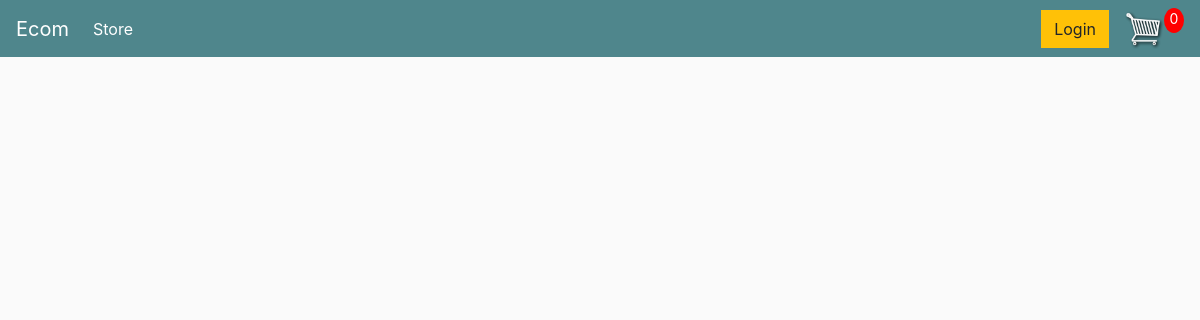
/, run on an earlier commit of the app's database.
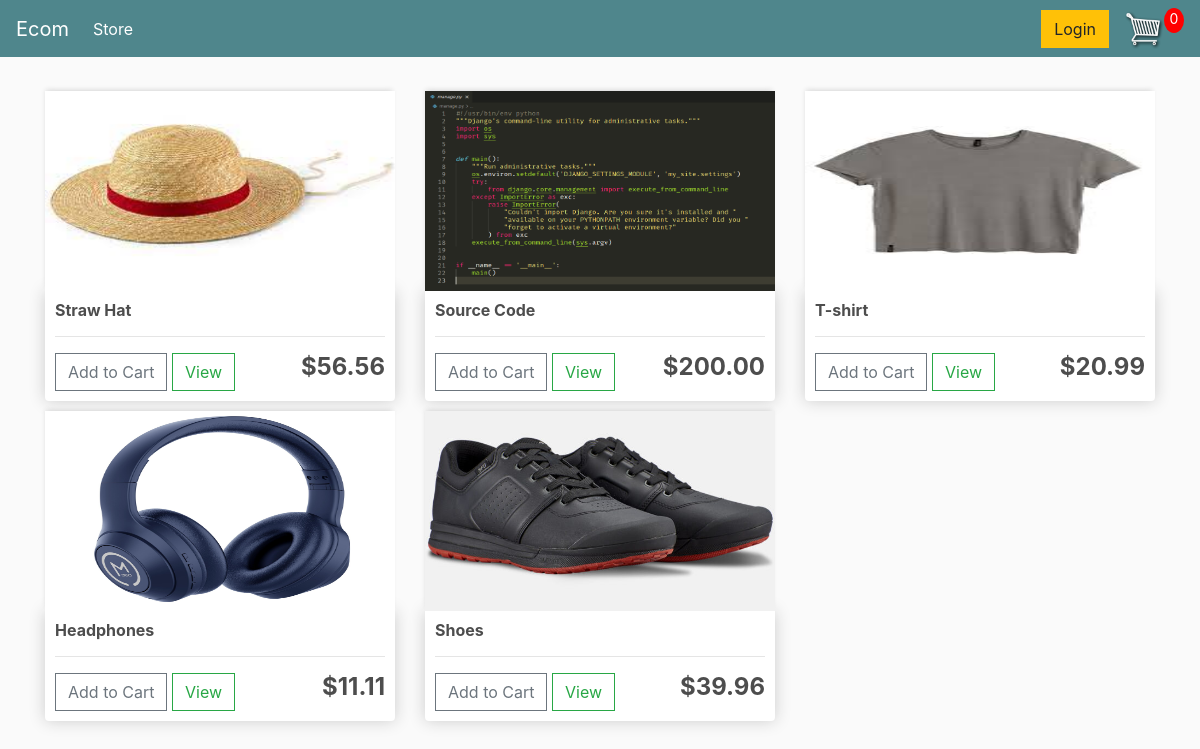
And on a later commit of the database.
### store/models.py (models this page shows, shortened)
class Product(models.Model):
    name = models.CharField(max_length=200)
    price = models.FloatField()
    digital = models.BooleanField(default=False, null=True, blank=True)
    image = models.ImageField(null=True, blank=True)

### store/views.py (the view)
# urls.py: path('', views.index, name="store"),
def index(request):
    products = Product.objects.all()
    context = {'products':products}
    return render(request, 'store/store.html', context)

### store/templates/store/store.html
{% extends "store/main.html" %}
{% load static %}
{% block content %}
<div class="row">
    {% for product in products %}
	<div class="col-lg-4">
		<img class="thumbnail" src="{{ product.image.url }}">
        <div class="box-element product">
            <h6><strong>{{ product.name }}</strong></h6>
            <hr>
            <button  class="btn btn-outline-secondary add-btn">Add to Cart</button>
            <a class="btn btn-outline-success" href="#">View</a>
            <h4 style="display: inline-block; float: right"><strong>${{ product.price|floatformat:2 }}</strong></h4>
        </div>
	</div>
    {% endfor %}
</div>
{% endblock content %}

### store/templates/store/main.html (shortened to what this page needs)
<!DOCTYPE html>
{% load static %}
<html>
<head>
	<link rel="stylesheet" href="https://stackpath.bootstrapcdn.com/bootstrap/4.4.1/css/bootstrap.min.css">
	<link rel="stylesheet" type="text/css" href="{% static 'css/main.css' %}">
</head>
<body>
	<nav class="navbar navbar-expand-lg navbar-dark bg-dark">
	  <a class="navbar-brand" href="{% url 'store' %}">Ecom</a>
	  <div class="collapse navbar-collapse" id="navbarSupportedContent">
	    <ul class="navbar-nav mr-auto">
	      <li class="nav-item active">
	        <a class="nav-link" href="{% url 'store' %}">Store <span class="sr-only">(current)</span></a>
	      </li>
	    </ul>
	    <div class="form-inline my-2 my-lg-0">
	     	<a href="#"class="btn btn-warning">Login</a>
	     	<a href="{% url 'cart' %}">
	    		<img  id="cart-icon" src="{% static 'img/cart.png' %} " class="img-fluid" style="width: 40px">
	    	</a>
	    	<p id="cart-total">0</p>
	    </div>
	  </div>
	</nav>
     <div class="container">
            <br>
            {% block content %}
            {% endblock content %}
         </div>
</body>
</html>

### static/css/main.css (style rules this page uses)
body { background-color: hsl(0, 0%, 98%); }
h1,h2,h3,h4,h5,h6 { color:hsl(0, 0%, 30%); }
.box-element { box-shadow:hsl(0, 0%, 80%) 0 0 16px; background-color: #fff; border-radius: 4px; padding: 10px; }
.thumbnail { width: 100%; height: 200px; -webkit-box-shadow: -1px -3px 5px -2px rgba(214,214,214,1); -moz-box-shadow: -1px -3px 5px -2px rgba(214,214,214,1); box-shadow: -1px -3px 5px -2px rgba(214,214,214,1); }
.product { border-radius: 0 0 4px 4px; }
.bg-dark { background-color: #4f868c!important; }
#cart-icon { width:25px; display: inline-block; margin-left: 15px; }
#cart-total { display: block; text-align: center; color:#fff; background-color: red; width: 20px; height: 25px; border-radius: 50%; font-size: 14px; }
.col-lg-4, .col-lg-6, .col-lg-8, .col-lg-12 { margin-top: 10px; }
.btn { border-radius: 0; }

What changed in the data, as far as the page shows it:
added Product: image (picture), name "Straw Hat", price "56.56"
added Product: image (picture), name "Source Code", price "200.00"
added Product: image (picture), name "T-shirt", price "20.99"
added Product: image (picture), name "Headphones", price "11.11"
added Product: image (picture), name "Shoes", price "39.96"
